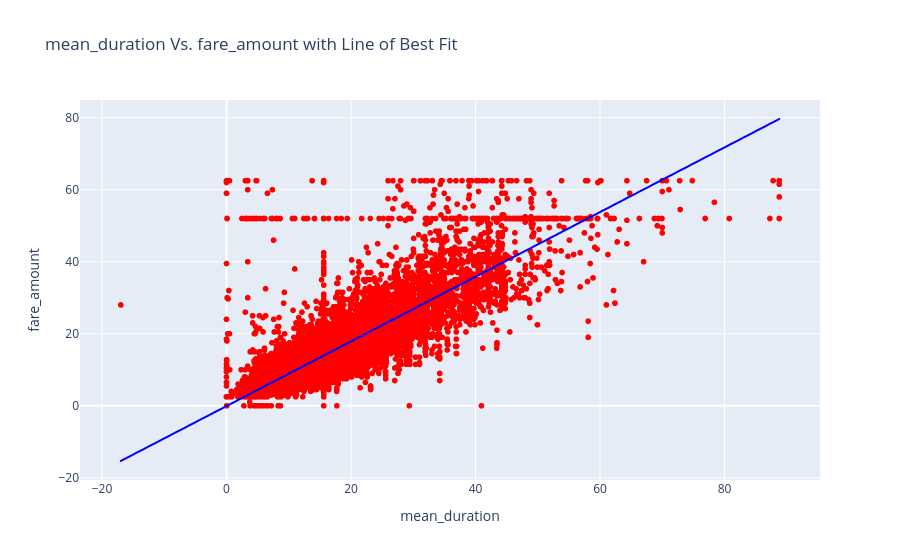

Write notebook code for a chart like this one.
### Markdown cell above
### Task 4. Visualization_ScatterPlot
In order to see the relationship between fare_amount and mean_duration, we plot scatter plot using plotly. We can add line of best fit to the scatter plot as well.

### Code cell
import plotly.express as px

# Create scatterplot with trendline
fig = px.scatter(df, x='mean_duration', y='fare_amount', trendline='ols', title='mean_duration Vs. fare_amount with Line of Best Fit')

# Choose the colors of line and marker
fig.update_traces(marker=dict(color='red'))
fig.update_traces(line=dict(color='blue'))

# Show plot
fig.show()

### Figure 1 — Plotly figure (JSON) as saved in the notebook; plotly's stock layout.template omitted (floating-point values rounded to 4 significant figures; data arrays with more than 128 entries replaced by an {"elided": "..."} marker saying what was removed)
{"data": [{"hovertemplate": "mean_duration=%{x}<br>fare_amount=%{y}<extra></extra>", "legendgroup": "", "line": {"color": "blue"}, "marker": {"color": "red", "symbol": "circle"}, "mode": "markers", "name": "", "showlegend": false, "type": "scattergl", "x": {"elided": "22699 float values"}, "xaxis": "x", "y": {"elided": "22699 float values"}, "yaxis": "y"}, {"hovertemplate": "<b>OLS trendline</b><br>fare_amount = 0.897912 * mean_duration + -0.0857149<br>R<sup>2</sup>=0.737630<br><br>mean_duration=%{x}<br>fare_amount=%{y} <b>(trend)</b><extra></extra>", "legendgroup": "", "line": {"color": "blue"}, "marker": {"color": "red", "symbol": "circle"}, "mode": "lines", "name": "", "showlegend": false, "type": "scattergl", "x": {"elided": "22699 float values"}, "xaxis": "x", "y": {"elided": "22699 float values"}, "yaxis": "y"}], "layout": {"legend": {"tracegroupgap": 0}, "title": {"text": "mean_duration Vs. fare_amount with Line of Best Fit"}, "xaxis": {"anchor": "y", "domain": [0, 1], "title": {"text": "mean_duration"}}, "yaxis": {"anchor": "x", "domain": [0, 1], "title": {"text": "fare_amount"}}}}
